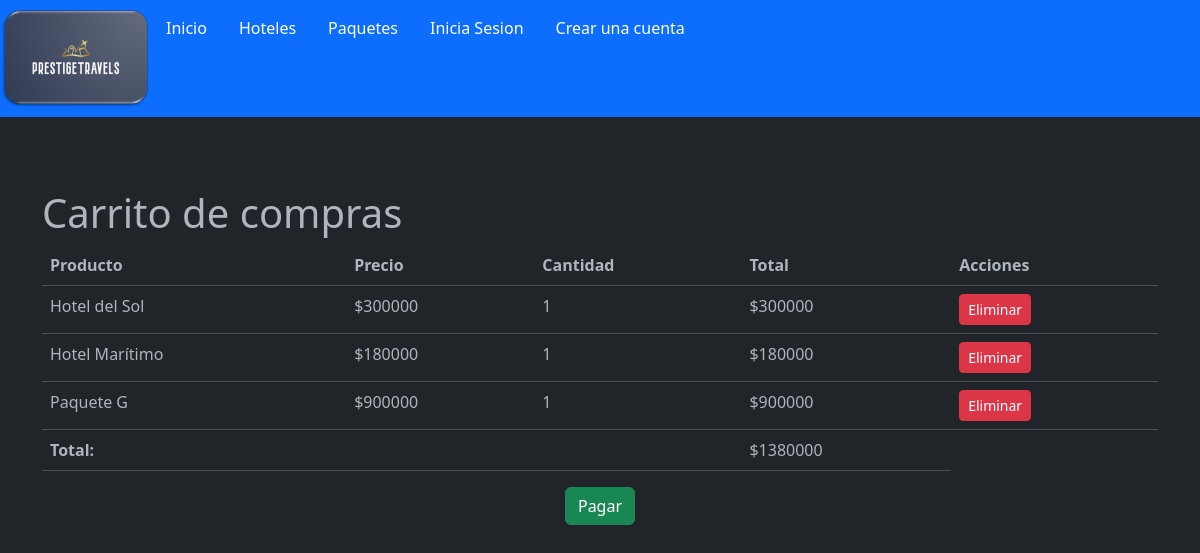
The page /Web_PrestigeTravels/carrito.php?id=210812872 on the database its author committed.
### tables this page shows
CREATE TABLE `carrito` (
  `Usuario` int(10) NOT NULL,
  `codigo_hotel` int(20) DEFAULT NULL,
  `cod_paquete` int(20) DEFAULT NULL,
  `cantidad` int(10) NOT NULL
);

CREATE TABLE `hotel` (
  `codigo_hotel` int(20) NOT NULL,
  `nombre_hotel` varchar(40) NOT NULL,
  `#Estrellas` int(5) NOT NULL,
  `precio` int(15) NOT NULL,
  `Ciudad` varchar(20) NOT NULL,
  `HabitacionesTotales` int(5) NOT NULL,
  `disponibles` int(5) NOT NULL,
  `Estacionamiento` tinyint(1) NOT NULL,
  `Piscina` tinyint(1) NOT NULL,
  `ServicioLavanderia` tinyint(1) NOT NULL,
  `PetFriendly` tinyint(1) NOT NULL,
  `ServicioDesayuno` tinyint(1) NOT NULL,
  `imagen` varchar(1000) NOT NULL
);

CREATE TABLE `paquete` (
  `cod_paquete` int(20) NOT NULL,
  `nombre_paquete` varchar(40) NOT NULL,
  `aerolinea_ida` varchar(20) NOT NULL,
  `hospedaje1` int(3) DEFAULT NULL,
  `hospedaje2` int(3) DEFAULT NULL,
  `hospedaje3` int(3) DEFAULT NULL,
  `aerolinea_vuelta` varchar(20) NOT NULL,
  `fecha_salida` date NOT NULL,
  `fecha_llegada` date NOT NULL,
  `noches_totales` int(5) NOT NULL,
  `precio` int(15) NOT NULL,
  `disponibles` int(5) NOT NULL,
  `max_pers_x_paq` int(10) NOT NULL,
  `imagen` varchar(1000) NOT NULL
);

### Web_PrestigeTravels/carrito.php (the view, shortened to what this page needs)
<?php include("template/head.php");
$ofertaAceptada =$_SESSION['ofertaAceptada'];?>
<!DOCTYPE html>
<html lang="es">
<head>
</head>
<body>
    <div class="container mt-5">
        <h1>Carrito de compras</h1>
        <table class="table">
            <thead>
                <tr>
                    <th>Producto</th>
                    <th>Precio</th>
                    <th>Cantidad</th>
                    <th>Total</th>
                    <th>Acciones</th>
                </tr>
            </thead>
<?php
    require 'prestigetravels.php';
    $id = $_GET['id'];
    $querySQL = $conexion->prepare("SELECT * FROM carrito INNER JOIN hotel ON carrito.codigo_hotel = hotel.codigo_hotel WHERE Usuario = $id");
    $querySQL->execute();
    $carrito = $querySQL->fetchAll(PDO::FETCH_ASSOC);
    $queryPaquete = $conexion->prepare("SELECT * FROM carrito INNER JOIN paquete ON carrito.cod_paquete = paquete.cod_paquete WHERE Usuario = $id");
    $queryPaquete->execute();
    $paquete = $queryPaquete->fetchAll(PDO::FETCH_ASSOC);
    $Total = 0;
    $mergedArray = array_merge($carrito, $paquete);
    foreach ($mergedArray as $item) {
        if($item['codigo_hotel'] != null){
            $codigo = $item['codigo_hotel'];
            $hop = 'hotel';
            $Nombre = $item['nombre_hotel'];
        }else{$codigo = $item['cod_paquete'];
        $hop = 'paquete';
        $Nombre = $item['nombre_paquete'];}
        $PrecioIndividual = $item['precio'];
        $Disponibles = $item['disponibles'];
        $cantidad = $item['cantidad'];
        $PrecioTotal = $PrecioIndividual*$cantidad;
        $Total = $Total+$PrecioTotal;
        if ($ofertaAceptada == 1) {
            $descuentoPorcentaje = 10 / 100;
            $nuevoTotal = $Total - ($Total * $descuentoPorcentaje);
        } else {
            $nuevoTotal = $Total;
        }
?>
            <tbody>
                <tr>
                    <td><?php echo $Nombre ?></td>
                    <td>$<?php echo $PrecioIndividual ?></td>
                    <td><?php echo $cantidad ?></td>
                    <td>$<?php echo $PrecioTotal ?></td>
                    <td>
                    <a name ="" id = "" class="btn btn-danger btn-sm btn-eliminar" href="carrito11.php?id=<?php echo $id ?>&cod=<?php echo $codigo?>&servicio=<?php echo $hop?>&disponibles=<?php echo $Disponibles?>&cantidad=<?php echo $cantidad?>" role="button"> Eliminar </a>
                    </td>
            </tbody>
            <?php } ?>
            <tfoot>
                <tr>
                    <th colspan="3">Total:</th>
                    <td>$<?php echo $nuevoTotal ?? 0?></td>
                </tr>
            </tfoot>
        </table>
        <form method="POST" enctype="multipart/form-data" style="text-align:center">
        <div class="btn-group" role="group" aria-label="">
            <button type="submit" name = "boton"  value="Pagar" class="btn btn-success">Pagar</button>
        </div>
        </form>
</body>
</html>

### rows shown on the page
carrito: codigo_hotel.nombre_hotel "Hotel del Sol", codigo_hotel.precio "300000", cantidad "1"
carrito: codigo_hotel.nombre_hotel "Hotel Marítimo", codigo_hotel.precio "180000", cantidad "1"
carrito: cod_paquete.nombre_paquete "Paquete G", cod_paquete.precio "900000", cantidad "1"

### other values the page prints
$nuevoTotal "1380000"
